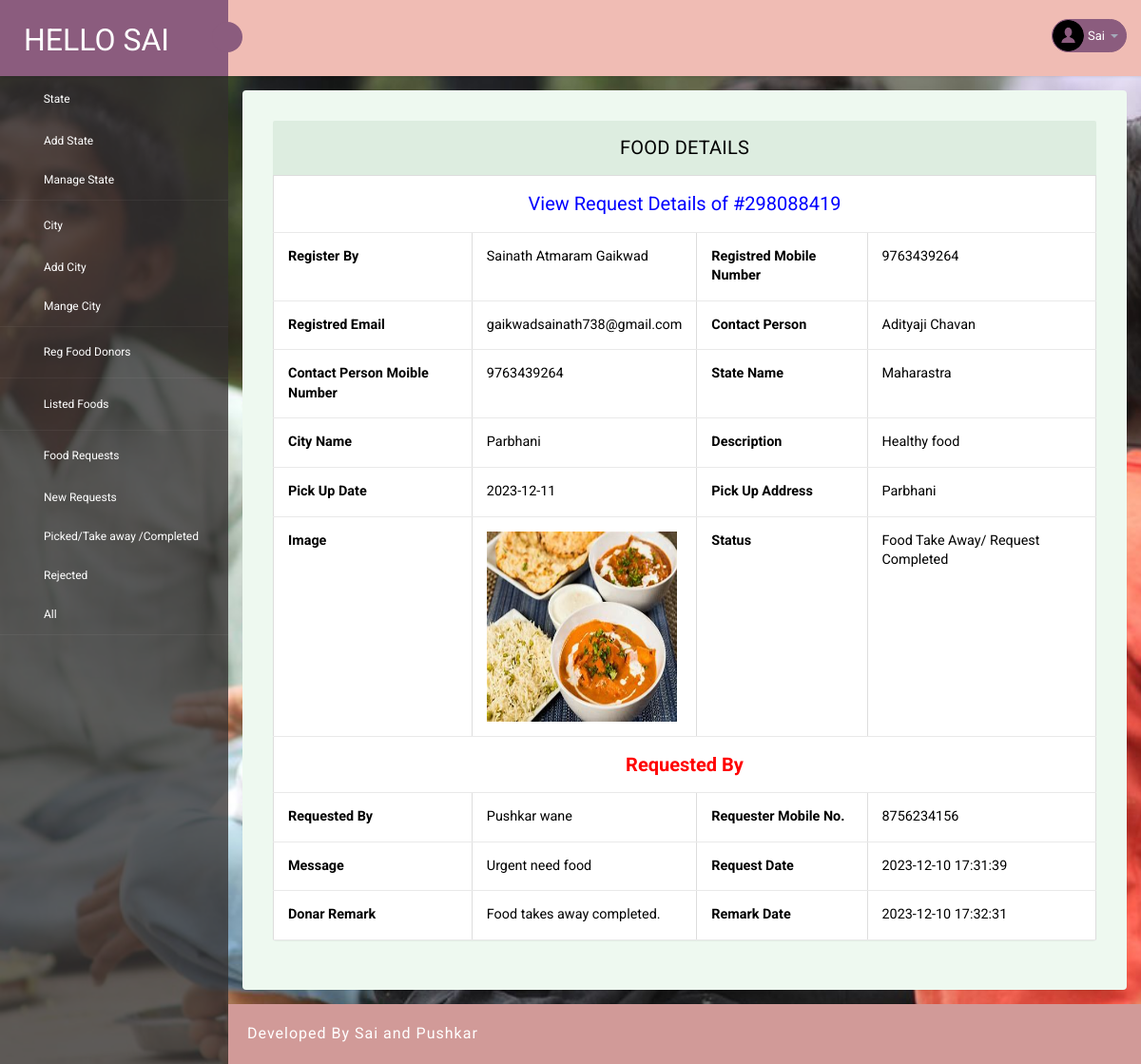
Screenshot of /admin/view-requestdetails.php?frid=7 (signed in) with the database file from the repository.
### tables this page shows
CREATE TABLE `tblfoodrequests` (
  `id` int(11) NOT NULL,
  `requestNumber` bigint(12) DEFAULT NULL,
  `foodId` int(1) DEFAULT NULL,
  `fullName` varchar(150) DEFAULT NULL,
  `mobileNumber` bigint(12) DEFAULT NULL,
  `message` mediumtext DEFAULT NULL,
  `requestDate` timestamp NULL DEFAULT current_timestamp(),
  `status` varchar(120) DEFAULT NULL,
  `donorRemark` mediumtext DEFAULT NULL,
  `requestCompletionDate` timestamp NULL DEFAULT NULL ON UPDATE current_timestamp()
);

CREATE TABLE `tbldonor` (
  `ID` int(10) NOT NULL,
  `FullName` varchar(200) DEFAULT NULL,
  `Email` varchar(200) DEFAULT NULL,
  `MobileNumber` bigint(10) DEFAULT NULL,
  `Password` varchar(120) DEFAULT NULL,
  `RegDate` timestamp NULL DEFAULT current_timestamp()
);

CREATE TABLE `tblfood` (
  `ID` int(10) NOT NULL,
  `DonorID` int(10) DEFAULT NULL,
  `foodId` int(10) DEFAULT NULL,
  `FoodItems` mediumtext DEFAULT NULL,
  `StateName` varchar(200) DEFAULT NULL,
  `CityName` varchar(200) DEFAULT NULL,
  `Description` mediumtext DEFAULT NULL,
  `PickupDate` varchar(200) DEFAULT NULL,
  `PickupAddress` mediumtext DEFAULT NULL,
  `ContactPerson` varchar(200) DEFAULT NULL,
  `CPMobNumber` bigint(10) DEFAULT NULL,
  `Image` varchar(200) DEFAULT NULL,
  `CreationDate` timestamp NULL DEFAULT current_timestamp(),
  `UpdationDate` timestamp NULL DEFAULT NULL ON UPDATE current_timestamp()
);

### admin/view-requestdetails.php (the view, shortened to what this page needs)
<?php
include('includes/dbconnection.php');
if (strlen($_SESSION['pgasaid']==0)) {
  header('location:logout.php');
  } else{
?>
<!DOCTYPE html>
<head>
    <link rel="stylesheet" href="css/bootstrap.min.css">
    <link href="css/style.css" rel='stylesheet' type='text/css' />
    <link href="css/style-responsive.css" rel="stylesheet" />
    <link rel="stylesheet" href="css/font.css" type="text/css" />
    <link href="css/font-awesome.css" rel="stylesheet">
</head>
<body>
    <section id="container">
        <?php include_once('includes/header.php');?>
        <?php include_once('includes/sidebar.php');?>
        <section id="main-content">
            <section class="wrapper">
                <div class="table-agile-info">
                    <div class="panel panel-default">
                        <div class="panel-heading">
                            Food Details
                        </div>
                        <div>
                            <?php
$fid=$_GET['frid'];
$ret=mysqli_query($con,"select tblfoodrequests.requestNumber,tblfoodrequests.requestDate,tblfoodrequests.mobileNumber,tblfoodrequests.message,tblfoodrequests.status,tblfoodrequests.donorRemark,tblfoodrequests.requestCompletionDate,tblfoodrequests.fullName,
tblfood.ID,tblfood.foodId,tblfood.ContactPerson,tblfood.CPMobNumber,tblfood.CreationDate,tblfood.FoodItems,tblfood.StateName,tblfood.CityName,tblfood.Description,tblfood.PickupDate,tblfood.PickupAddress,tblfood.Image,tblfood.UpdationDate,tbldonor.FullName,tbldonor.MobileNumber,tbldonor.Email from
tblfoodrequests
join tblfood  on tblfood.ID=tblfoodrequests.foodId
join tbldonor on tblfood.DonorID=tbldonor.ID
 where  tblfoodrequests.id='$fid'");
while ($row=mysqli_fetch_array($ret)) {
?>
                            <table border="1" class="table table-bordered mg-b-0">
                                <tr align="center">
                                    <td colspan="4" style="font-size:20px;color:blue">
                                        View Request Details of #<?php  echo $row['requestNumber'];?></td>
                                </tr>
                                <tr>
                                    <th>Register By </th>
                                    <td><?php  echo $row['FullName'];?></td>
                                    <th>Registred Mobile Number</th>
                                    <td><?php  echo $row['MobileNumber'];?></td>
                                </tr>
                                <tr>
                                    <th>Registred Email</th>
                                    <td><?php  echo $row['Email'];?></td>
                                    <th>Contact Person</th>
                                    <td><?php  echo $row['ContactPerson'];?></td>
                                </tr>
                                <tr>
                                    <th>Contact Person Moible Number</th>
                                    <td><?php  echo $row['CPMobNumber'];?></td>
                                    <th>State Name</th>
                                    <td><?php echo $row['StateName']; ?></td>
                                </tr>
                                <tr>
                                    <th>City Name</th>
                                    <td>
                                        <?php echo $row['CityName']; ?>
                                    </td>
                                    <th>Description</th>
                                    <td>
                                        <?php echo $row['Description']; ?>
                                    </td>
                                </tr>
                                <tr>
                                    <th>Pick Up Date</th>
                                    <td>
                                        <?php echo $row['PickupDate']; ?>
                                    </td>
                                    <th>Pick Up Address</th>
                                    <td>
                                        <?php echo $row['PickupAddress']; ?>
                                    </td>
                                </tr>
                                <tr>
                                    <th>Image</th>
                                    <td>
                                        <img src="../donor/images/<?php echo $row['Image']; ?>" width="200"
                                            height="200">
                                    </td>
                                    <th>Status</th>
                                    <td> <?php
if($row['status']==""){
echo "Not Confirmed Yet";
}else{
echo $row['status'];}
;?></td>
                                <tr>
                                    <th colspan="4" style="text-align:center;color:red;font-size:20px;">Requested By
                                    </th>
                                </tr>
                                <tr>
                                    <th>Requested By</th>
                                    <td><?php echo $row['fullName']; ?></td>
                                    <th>Requester Mobile No.</th>
                                    <td><?php echo $row['mobileNumber']; ?></td>
                                </tr>
                                <tr>
                                    <th>Message</th>
                                    <td><?php echo $row['message']; ?></td>
                                    <th>Request Date</th>
                                    <td><?php echo $row['requestDate']; ?></td>
                                </tr>
                                <?php if($row['donorRemark']!=''): ?>
                                <tr>
                                    <th>Donar Remark</th>
                                    <td><?php echo $row['donorRemark']; ?></td>
                                    <th>Remark Date</th>
                                    <td><?php echo $row['requestCompletionDate']; ?></td>
                                </tr>
                                <?php endif; ?>
                            </table>
                            <?php } ?>
                        </div>
                    </div>
                </div>
            </section>
            <?php include_once('includes/footer.php');?>
        </section>
    </section>
</body>
</html>
<?php }  ?>

### admin/includes/header.php (shortened to what this page needs)
<?php
include('includes/dbconnection.php');
?>
<header class="header fixed-top clearfix">
    <div class="brand">
        <a href="dashboard.php" class="logo">
            Hello Sai
        </a>
        <div class="sidebar-toggle-box">
            <div class="fa fa-bars"></div>
        </div>
    </div>
    <div class="top-nav clearfix">
        <ul class="nav pull-right top-menu">
            <li class="dropdown">
                <a data-toggle="dropdown" class="dropdown-toggle" href="#">
                    <?php
                    $adid = $_SESSION['pgasaid'];
                    $ret = mysqli_query($con, "select AdminName from tbladmin where ID='$adid'");
                    $row = mysqli_fetch_array($ret);
                    $name = $row['AdminName'];
                    ?>
                    <img alt="" src="images/2.png">
                    <span class="username"><?php echo $name; ?></span>
                    <b class="caret"></b>
                </a>
            </li>
        </ul>
    </div>
</header>

### admin/css/style.css (style rules this page uses)
ul, ol { margin: 0; }
html, body { font-family: "Roboto", sans-serif; font-size: 100%; overflow-x: hidden; background: url(../images/bg.jpg) no-repeat 0px 0px; background-size: cover; }
body a { transition: 0.5s all ease; -webkit-transition: 0.5s all ease; -moz-transition: 0.5s all ease; -o-transition: 0.5s all ease; -ms-transition: 0.5s all ease; text-decoration: none; }
ul, label { margin: 0; padding: 0; }
#main-content { margin-left: 240px; -webkit-transition: all 0.3s ease-in-out; -moz-transition: all 0.3s ease-in-out; -o-transition: all 0.3s ease-in-out; transition: all 0.3s ease-in-out; }
.header { left: 0; right: 0; z-index: 1002; background: rgb(240, 188, 180); -webkit-transition: all 0.3s ease-in-out; -moz-transition: all 0.3s ease-in-out; -o-transition: all 0.3s ease-in-out; transition: all 0.3s ease-in-out; }
.fixed-top { position: fixed; box-shadow: 1px 0 3px rgba(0, 0, 0, 0.15); }
.wrapper { display: inline-block; margin-top: 80px; padding: 15px; width: 100%; }
.brand { background: #8b5c7e; float: left; width: 240px; height: 80px; position: relative; }
a.logo { font-size: 32px; color: #fff; float: left; margin: 20px 0 0 25px; text-transform: uppercase; }
#top_menu .nav > li, ul.top-menu > li { float: left; }
ul.top-menu { margin-right: 15px; margin-top: 0; }
ul.top-menu > li > a { color: #fff; font-size: 16px; background: #8b5c7e; padding: 4px 8px; margin-right: 15px; border-radius: 50%; -webkit-border-radius: 50%; padding-right: 8px !important; }
.top-nav { margin-top: 20px; }
.top-nav img { border-radius: 50%; -webkit-border-radius: 50%; width: 33px; }
.top-nav .username { font-size: 13px; color: #fff; }
.top-nav ul.top-menu > li > a { border-radius: 100px; -webkit-border-radius: 100px; padding: 0px; background: none; margin-right: 0; border: 1px solid #8b5c7e; background: #8b5c7e; }
.top-nav ul.top-menu > li { margin-left: 10px; }
.top-nav .nav .caret { border-bottom-color: #a4aaba; border-top-color: #a4aaba; }
.sidebar-toggle-box { float: left; margin-top: 23px; margin-left: -15px; background: #8b5c7e; border-radius: 50%; -webkit-border-radius: 50%; width: 32px; height: 32px; position: absolute; right: -15px; }
.sidebar-toggle-box .fa-bars { cursor: pointer; display: inline-block; font-size: 15px; padding: 8px 8px 8px 9px; color: #fff; }
.panel-heading { position: relative; height: 57px; line-height: 57px; letter-spacing: 0.2px; color: #000; font-size: 18px; font-weight: 400; padding: 0 16px; background: #ddede0; border-top-right-radius: 2px; border-top-left-radius: 2px; text-transform: uppercase; text-align: center; }
.panel { border: none !important; }
.table > tbody > tr > td, .table > tbody > tr > th, .table > tfoot > tr > td, .table > tfoot > tr > th, .table > thead > tr > td, .table > thead > tr > th { border-bottom: 1px solid #e9e9e9 !important; }
.table > thead > tr > th, .table > tbody > tr > th, .table > tfoot > tr > th, .table > thead > tr > td, .table > tbody > tr > td, .table > tfoot > tr > td { border-top: none !important; }
.table td, .table > tbody > tr > td, .table > tbody > tr > th, .table > tfoot > tr > td, .table > tfoot > tr > th, .table > thead > tr > td, .table > thead > tr > th { padding: 15px !important; }
.table > thead > tr > th, .table > tbody > tr > th, .table > tfoot > tr > th, .table > thead > tr > td, .table > tbody > tr > td, .table > tfoot > tr > td { font-size: 0.9em; color: #000; border-top: none !important; }
.table-agile-info { background: #eef9f0; padding: 2em; border-radius: 4px; -webkit-box-shadow: 0 1px 1px rgba(0, 0, 0, 0.05); box-shadow: 0 1px 1px rgba(0, 0, 0, 0.05); }
.panel-default > .panel-heading { color: #000000 !important; background-color: #ddede0 !important; border-color: #ddede0 !important; font-size: 20px; }

### rows the page displays
tblfoodrequests: requestNumber "298088419", tbldonor.FullName "Sainath Atmaram Gaikwad", tbldonor.MobileNumber "9763439264", tbldonor.Email "gaikwadsainath738@gmail.com", foodId.ContactPerson "Adityaji Chavan", foodId.CPMobNumber "9763439264", foodId.StateName "Maharastra", foodId.CityName "Parbhani", foodId.Description "Healthy food", foodId.PickupDate "2023-12-11", foodId.PickupAddress "Parbhani", foodId.Image (picture), status "Food Take Away/ Request Completed", fullName "Pushkar wane", mobileNumber "8756234156", message "Urgent need food", requestDate "2023-12-10 17:31:39", donorRemark "Food takes away completed.", requestCompletionDate "2023-12-10 17:32:31"

### other values shown
$name "Sai"
